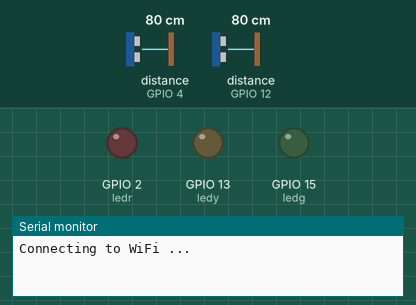
A sketch run on a simulated ESP8266 (NodeMCU). Shown: output pins drawn as LEDs (lit = HIGH), the last lines printed to the serial monitor. Wiring (inferred from the names in the program): 2 × ultrasonic range finder: trigger GPIO 5, echo GPIO 4 / trigger GPIO 14, echo GPIO 12. The inputs (shaded band) are chosen by the test bench; at power-on: distance to the obstacle (sensors on GPIO 4, GPIO 12) 80 cm. The echo pulse lasts 58.3 µs per cm; WiFi joins after 1.5 s; servers stay silent unless stated; uploads are accepted with an empty reply; the local clock reads 2024-03-15 10:24:30 at power-on unless the sketch sets it; pins used as bus, display or sensor lines are not drawn.

Above: at 0.1 s.
At 2.1 s:
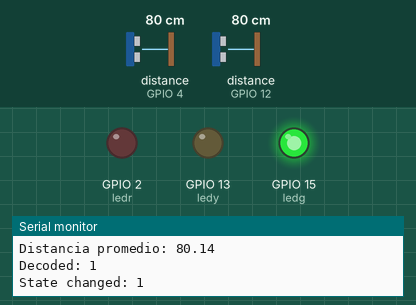
Timing chart, 0 to 3.6 s (numbered marks = the images above):
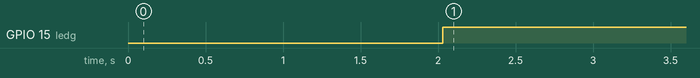

Measured:
- by itself, GPIO 15 (ledg): LOW → HIGH at 2.0 s

The sketch:

arduino.ino
```cpp
#define trigpin1 5
#define trigpin2 14
#define echopin1 4
#define echopin2 12
#define ledr 2
#define ledy 13
#define ledg 15
#define nchange 5
#define delaytime 1000

#define debug true

#include <WiFiClientSecure.h>
#include "StateChange.h"
#include "States.h"
#include "WebConnection.h"
#include "WebPageCertificate.h"

const float conversionConst = 29.1;
const float minGreen = 20;
const float minYellow = 10;

float distance, distancia1, distancia2, duration, currentTime;
int decoded, state = 0;
bool hasChanged;

const String serverName = "YOUR_WEBPAGE";
WiFiClientSecure client;
X509List cert(WEBPAGE_CERTIFICATE);
const String ID = "6f20b65f89d4ccd";
const float delaySend = 20000;

StateChange stateChange(nchange, ledg, ledy, ledr);
WebConnection webConnection(serverName, client, ID, debug, delaySend);

const char* ssid = "YOUR_SSID";
const char* password = "YOUR_PASSWORD";


float medir(int trigpin, int echopin){
  digitalWrite(trigpin, LOW);
  delayMicroseconds(2);
  digitalWrite(trigpin, HIGH);
  delayMicroseconds(10);
  digitalWrite(trigpin, LOW);
  duration = pulseIn(echopin, HIGH);
  distance = (duration/2)/conversionConst;
  if (distance > 300){ //Evitar error de muy cerca
    distance = 2.0;
  }
  return distance;
}

int decode(float distance){
  if (distance > minGreen){
    return States::GREEN;
  } else if (distance > minYellow){
    return States::YELLOW;
  } else {
    return States::RED;
  }
}


void print(String msg, bool newline = true){
  if (debug){
    Serial.print(msg);
    if (newline){
      Serial.println();
    }
  }
}

void print(float msg, bool newline = true){
  if (debug){
    Serial.print(msg);
    if (newline){
      Serial.println();
    }
  }
}

void print(char msg, bool newline = true){
  if (debug){
    Serial.print(msg);
    if (newline){
      Serial.println();
    }
  }
}

void print(int msg, bool newline = true){
  if (debug){
    Serial.print(msg);
    if (newline){
      Serial.println();
    }
  }
}

void initWiFi() {
  WiFi.mode(WIFI_STA);
  WiFi.begin(ssid, password);
  print("Connecting to WiFi ..", false);
  while (WiFi.status() != WL_CONNECTED) {
    print('.', false);
    delay(1000);
  }
  print("Connected");
}


void setup()
{
  if (debug){
    Serial.begin(9600);
  }
  pinMode(trigpin1, OUTPUT);
  pinMode(echopin1, INPUT);
  pinMode(trigpin2, OUTPUT);
  pinMode(echopin2, INPUT);
  pinMode(ledr, OUTPUT);
  pinMode(ledy, OUTPUT);
  pinMode(ledg, OUTPUT);

  initWiFi();

  client.setTrustAnchors(&cert);
  configTime(0, 0, "pool.ntp.org");

}

void loop()
{
  distancia1 = medir(trigpin1, echopin1);
  print("Distancia 1: ", false);
  print(distancia1);

  distancia2 = medir(trigpin2, echopin2);
  print("Distancia 2: ", false);
  print(distancia2);

  distance = (distancia1+distancia2)/2;
  print("Distancia promedio: ", false);
  print(distance);

  decoded = decode(distance);
  print("Decoded: ", false);
  print(decoded);

  hasChanged = stateChange.medicion(decoded);
  state = stateChange.getCurrent();
  if (hasChanged){
    stateChange.changeState(hasChanged);
    print("State changed: ", false);
    print(state);
  }

  webConnection.sendData(state);

  delay(delaytime);
}
```

StateChange.cpp
```cpp
#include "StateChange.h"
#include "States.h"

StateChange::StateChange(int n_change, int green, int yellow, int red){
    _current = States::INIT;
    _n_change = n_change;
    _green = green;
    _yellow = yellow;
    _red = red;
}

int StateChange::getCurrent(){
    return _current;
}

bool StateChange::medicion(int input){
    bool result = false;
    if (_current == States::INIT){
        _current = input;
        result = true;
    }
    if (input == _input){
        _count++;
    } else {
        _count = 0;
        _input = input;
    }
    if (_count == _n_change){
        _current = _input;
        result = true;
    }
    return result;
}

void StateChange::changeState(bool hasChanged){
    if (hasChanged){
        if (_current == States::GREEN){
            digitalWrite(_green, HIGH);
            digitalWrite(_yellow, LOW);
            digitalWrite(_red, LOW);
        } else if (_current == States::YELLOW){
            digitalWrite(_green, LOW);
            digitalWrite(_yellow, HIGH);
            digitalWrite(_red, LOW);
        } else if (_current == States::RED){
            digitalWrite(_green, LOW);
            digitalWrite(_yellow, LOW);
            digitalWrite(_red, HIGH);
        }
    }
}
```

StateChange.h
```cpp
#ifndef STATECHANGE_H
#define STATECHANGE_H

#include <Arduino.h>

class StateChange{
  private:
    //Valor actual
    int _current;
    //Valor ingresado
    int _input;
    //Cantidad de repeticiones consecutivas
    int _count = 0;
    //Cantidad necesaria para cambiar
    int _n_change;
    //Pins
    int _green, _yellow, _red;

  public:
    //Constructor
    StateChange(int n_change, int green, int yellow, int red);
    //Getters
    int getCurrent();
    //Funciones

    /*
    * Recibe una medicion y la compara con las anteriores
    */
    bool medicion(int input);

    /*
    * Cambia el estado del semaforo segun _current
    */
    void changeState(bool hasChanged);

};

#endif
```

States.h
```cpp
#ifndef STATES_H
#define STATES_H

enum States{
  INIT,
  GREEN,
  YELLOW,
  RED
};

#endif
```

WebConnection.cpp
```cpp
#include "WebConnection.h"

WebConnection::WebConnection(String serverName, Client &client, String ID, bool debug_, float delaySend) : _serverName(serverName), _ID(ID), _debug(debug_), _delaySend(delaySend){
    _lastTime = 0;
    _client = &client;
}

WebConnection::~WebConnection(){
    _client = NULL;
}

void WebConnection::sendData(int state){
    float currentTime = millis();
    if (currentTime - _lastTime < _delaySend){
        return;
    }
    if (_client->connect(_serverName.c_str(), 443)){
        if (_debug){
            Serial.println("Connected to server!");
        }
        // Make a HTTP request:
        _client->print("GET /php/postdata.php?id=");
        _client->print(_ID);
        _client->print("&estado=");
        _client->print(state);
        _client->print(" HTTP/1.1\r\n");
        _client->print("Host: ");
        _client->println(_serverName);
        _client->println("Connection: close");
        _client->println();

        while (_client->connected()) {
            String line = _client->readStringUntil('\n');
            if (line == "\r") {
                if (_debug){
                    Serial.println("headers received");
                }
                break;
            }
        }

        while (_client->available()) {
            char c = _client->read();
            if (_debug){
                Serial.write(c);
            }
        }

        _client->stop();
    } else {
        if (_debug){
            Serial.println("connection failed");
        }
    }
    _lastTime = millis();
}
```

WebConnection.h
```cpp
#ifndef WEBCONNECTION_H
#define WEBCONNECTION_H

#include <Arduino.h>
#include <ESP8266WiFi.h>
#include <Client.h>

class WebConnection{
    private:
        const String _serverName;
        Client* _client;
        const String _ID;
        const bool _debug;
        const float _delaySend;
        float _lastTime;

    public:
        /*
        * Constructor
        */
        WebConnection(String serverName, Client &client, String ID, bool debug_, float delaySend);

        /*
        * Destructor
        */
        ~WebConnection();

        /*
        * Enviar dato
        */
        void sendData(int state);

};

#endif
```

WebPageCertificate.h
```cpp
const char WEBPAGE_CERTIFICATE[] = R"=EOF=(
YOUR_CERTIFICATE
)=EOF=";
```
